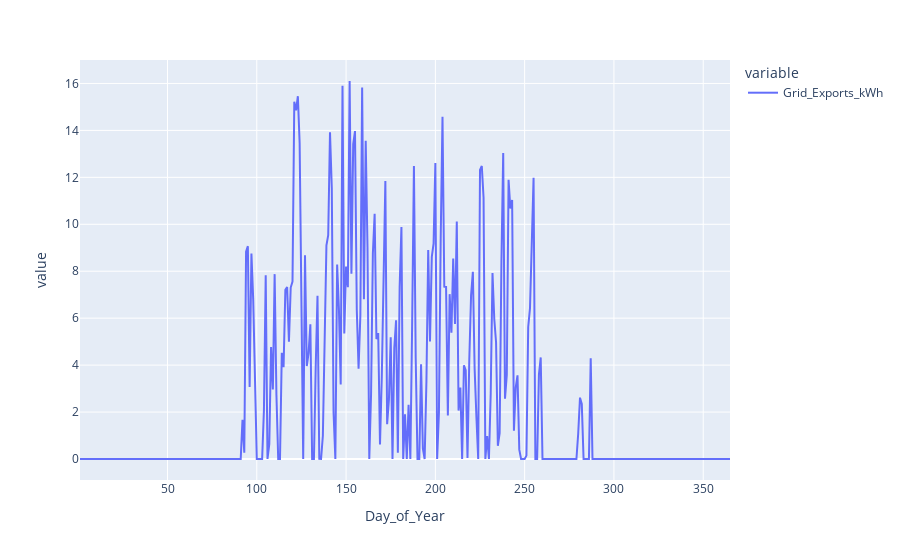

Notebook code for this chart:
### Code cell
px.line(model.grouped.daily.Grid_Exports_kWh)

### Figure 1 — Plotly figure (JSON) as saved in the notebook; plotly's stock layout.template omitted (floating-point values rounded to 4 significant figures; data arrays with more than 128 entries replaced by an {"elided": "..."} marker saying what was removed)
{"data": [{"hovertemplate": "variable=Grid_Exports_kWh<br>Day_of_Year=%{x}<br>value=%{y}<extra></extra>", "legendgroup": "Grid_Exports_kWh", "line": {"color": "#636efa", "dash": "solid"}, "marker": {"symbol": "circle"}, "mode": "lines", "name": "Grid_Exports_kWh", "orientation": "v", "showlegend": true, "type": "scatter", "x": {"elided": "365 int values"}, "xaxis": "x", "y": {"elided": "365 float values"}, "yaxis": "y"}], "layout": {"legend": {"title": {"text": "variable"}, "tracegroupgap": 0}, "margin": {"t": 60}, "xaxis": {"anchor": "y", "domain": [0, 1], "title": {"text": "Day_of_Year"}}, "yaxis": {"anchor": "x", "domain": [0, 1], "title": {"text": "value"}}}}
